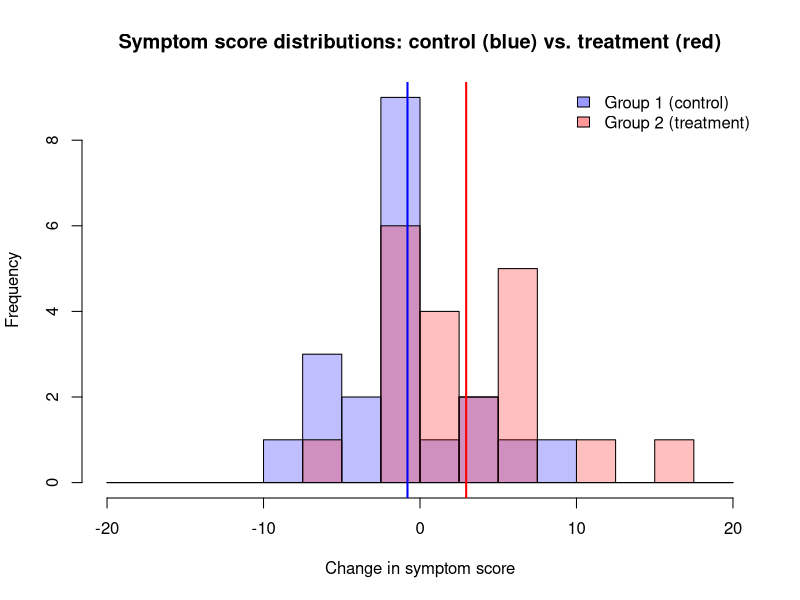
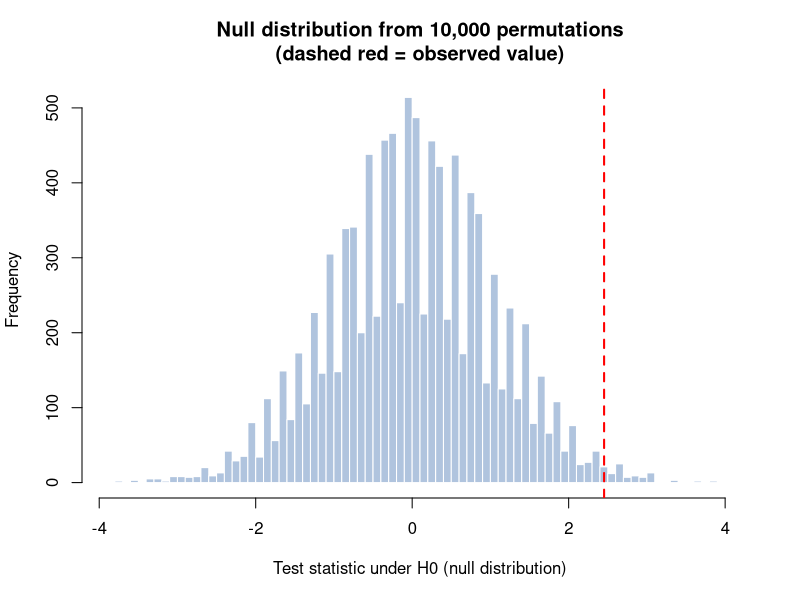

Source code (R) for these figures, in order:
## ---- chunk 1
# Define the two groups

group1 <- c( 0,  5,  2, -2,  8,
            -6,  0,  0, -6, -3,
            -7,  4, -2, -2,  0,
            -4, -1, -8,  0,  6)

group2 <- c(-2,  2, -2, -5,  7,
            11,  6,  2,  1,  1,
             6, -2, -1,  7,  7,
            -2,  4,  3, -1, 17)

sample_size <- length(group1)

cat("Group 1 (control)  — mean:", round(mean(group1), 2),
    " | sd:", round(sd(group1), 2), "\n")
cat("Group 2 (treatment)— mean:", round(mean(group2), 2),
    " | sd:", round(sd(group2), 2), "\n")
## ---- chunk 2
# Overlapping histograms of the two groups
# rgb(r, g, b, alpha), add = TRUE, abline(v = ...)

hist(group1,
     col    = rgb(0, 0, 1, 0.25),
     breaks = seq(-20, 20, 2.5),
     xlim   = c(-20, 20),
     xlab   = "Change in symptom score",
     main   = "Symptom score distributions: control (blue) vs. treatment (red)")

hist(group2,
     col    = rgb(1, 0, 0, 0.25),
     breaks = seq(-20, 20, 2.5),
     add    = TRUE)

abline(v = mean(group1), col = "blue", lwd = 2)
abline(v = mean(group2), col = "red",  lwd = 2)

legend("topright",
       legend = c("Group 1 (control)", "Group 2 (treatment)"),
       fill   = c(rgb(0, 0, 1, 0.4), rgb(1, 0, 0, 0.4)),
       bty    = "n")
## ---- chunk 3
# Compute signal / noise (the test statistic)

signal <- mean(group2) - mean(group1)
noise  <- sqrt((var(group2) / sample_size) + (var(group1) / sample_size))

test_statistic <- signal / noise

cat("Signal (difference in means):", round(signal,         4), "\n")
cat("Noise  (SE of the difference):", round(noise,          4), "\n")
cat("Observed test statistic:      ", round(test_statistic, 4), "\n")
## ---- chunk 4
# Set up containers for the permutation test

num_permutations         <- 10000
permuted_test_statistics <- numeric(num_permutations)
## ---- chunk 5
# Permutation loop: shuffle the combined data, re-split, compute the test statistic

for (i in 1:num_permutations) {

  permuted_data <- sample(c(group1, group2))

  rand_group1 <- permuted_data[1:sample_size]
  rand_group2 <- permuted_data[(sample_size + 1):(2 * sample_size)]

  perm_signal <- mean(rand_group2) - mean(rand_group1)
  perm_noise  <- sqrt((var(rand_group2) / sample_size) + (var(rand_group1) / sample_size))

  permuted_test_statistics[i] <- perm_signal / perm_noise
}
## ---- chunk 6
# Histogram of the null distribution; red dashed line = observed test statistic

hist(permuted_test_statistics,
     breaks = 60,
     col    = "lightsteelblue",
     border = "white",
     xlab   = "Test statistic under H0 (null distribution)",
     main   = "Null distribution from 10,000 permutations\n(dashed red = observed value)")

abline(v = test_statistic, col = "red", lwd = 2, lty = 2)
## ---- chunk 7
# Compute the p-value as the fraction of permuted statistics >= observed

pvalue <- sum(permuted_test_statistics >= test_statistic) / num_permutations
cat("Permutation p-value:", pvalue, "\n")
## ---- chunk 8
# Welch two-sample t-test for comparison

t.test(group2, group1, alternative = "greater")
